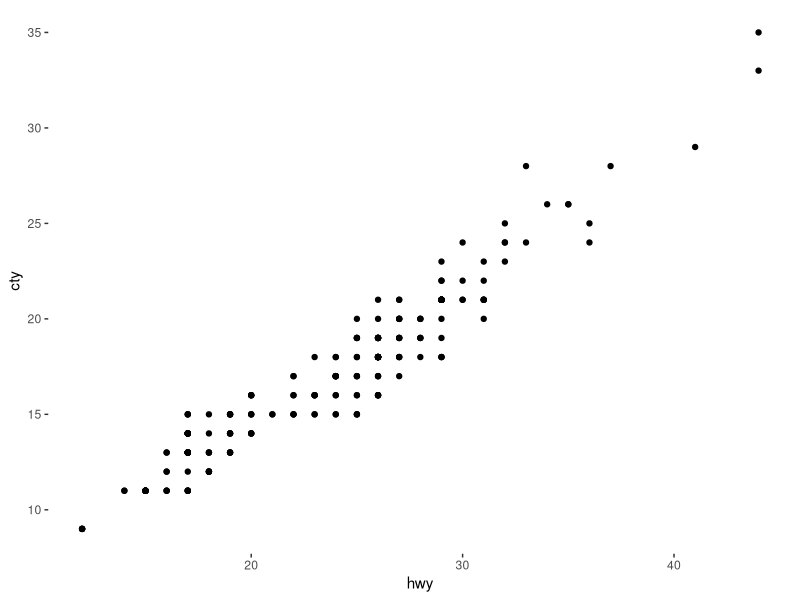
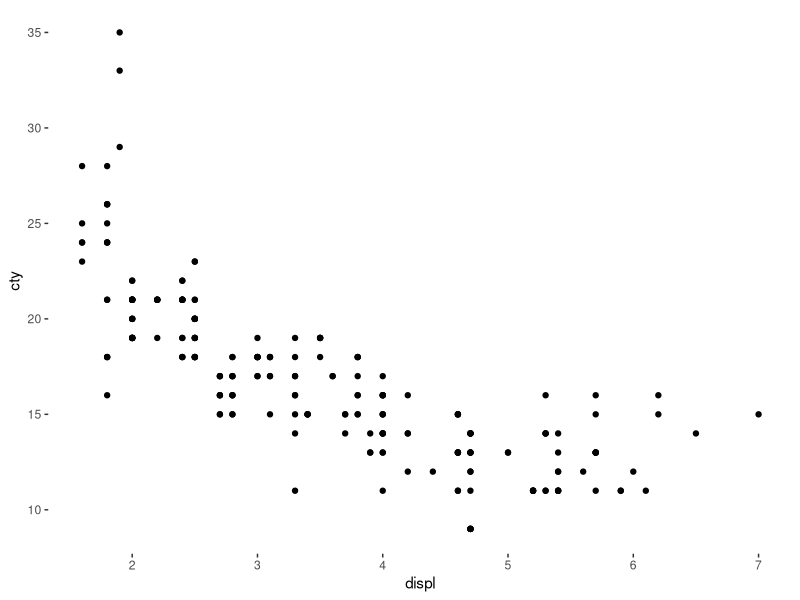
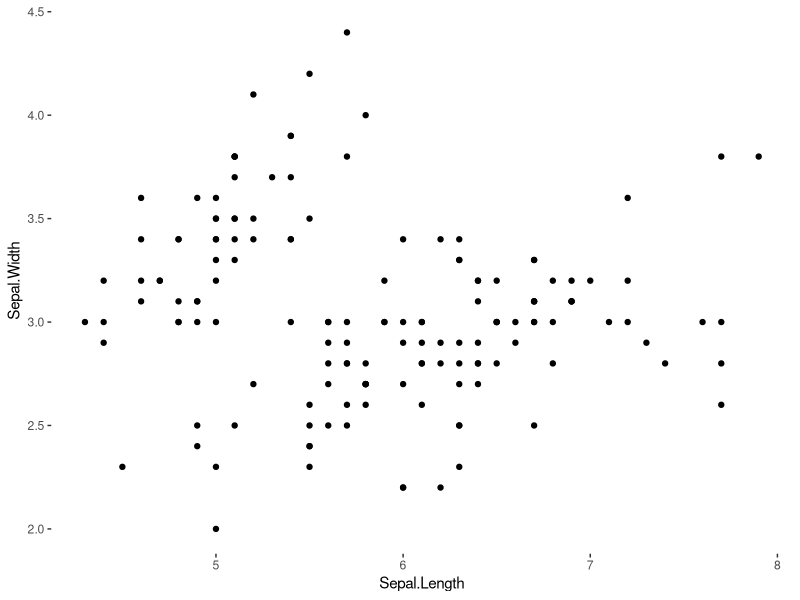
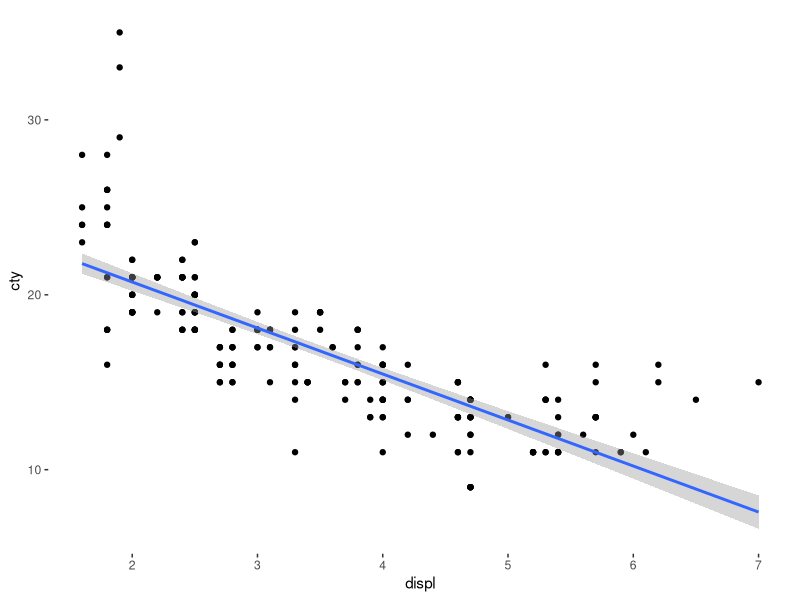
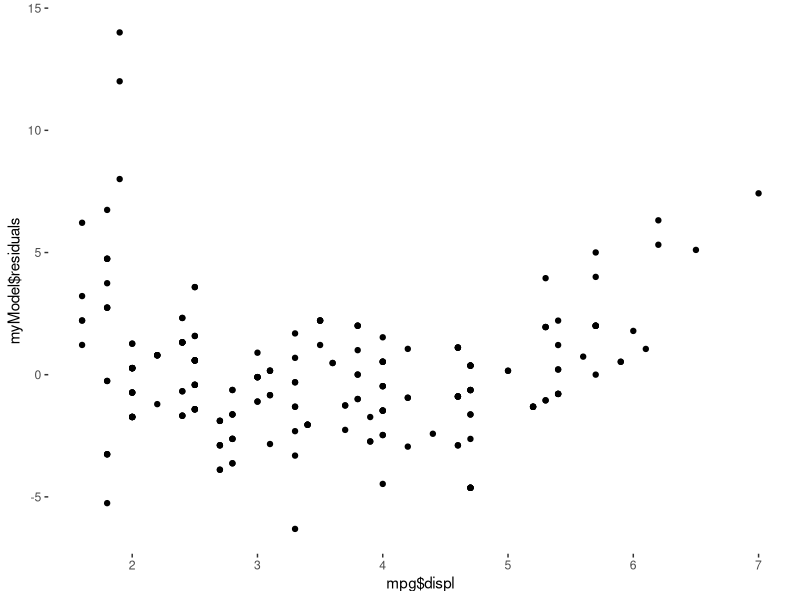
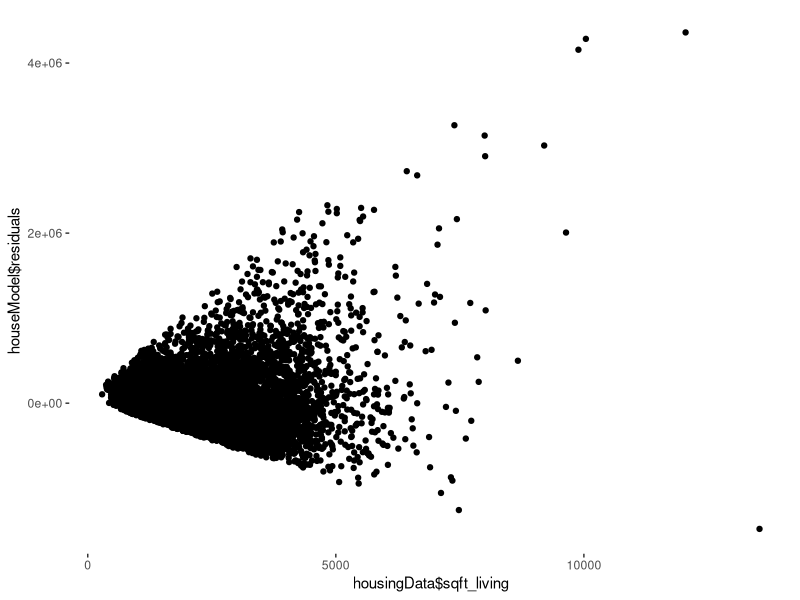

Reproduce these figures in R, in order.
## ---- chunk 1

#---------- RSTUDIO STARTER V 2.0  --------------#
#                    -Prepared with care by  AM ;D
                
                                                                          
knitr::opts_chunk$set(echo = TRUE, 
                      message = FALSE, 
                      warning = FALSE)      
library(tidyverse)                
library(ggthemes)                    

theme_set(theme_tufte() +                                     
  theme(text=element_text(family="sans")))  

studentSurvey <- read_csv("Student Data.csv")
deathPenaltyData <- read_csv("death penalty data.csv")
housingData <- read_csv("../Data/House-Sales.csv")

#------------------------------------------------#
## ---- chunk 2
mpg %>% ggplot(aes(hwy, cty))+geom_point()
## ---- chunk 3
mpg %>% ggplot(aes(displ, cty))+geom_point()

## ---- chunk 4
iris %>% ggplot(aes(Sepal.Length, Sepal.Width))+geom_point()
## ---- chunk 5
cor(mpg$hwy, mpg$cty)
## ---- chunk 6
.5*8/4
## ---- chunk 7
3 - 1*2
## ---- chunk 8
.956*4.256/5.955
## ---- chunk 9
16.859 - (0.683)*23.440
## ---- chunk 10
.894+.683*42
## ---- chunk 11
33.5 - 29.58
## ---- chunk 12
-.799*4.256/1.292
## ---- chunk 13
16.859 - (-2.632)*3.472
## ---- chunk 14
mpg %>% ggplot(aes(displ,cty))+geom_point()+geom_smooth(method="lm")
## ---- chunk 15
25.996-2.632*2.1
## ---- chunk 16
23-20.469
## ---- chunk 17
myModel <- lm(mpg$cty~mpg$displ)

qplot(mpg$displ, myModel$residuals)
## ---- chunk 18
head(housingData)
## ---- chunk 19
houseModel = lm(price~sqft_living, data=housingData)

qplot(housingData$sqft_living, houseModel$residuals)
## ---- chunk 20
0.784^2
